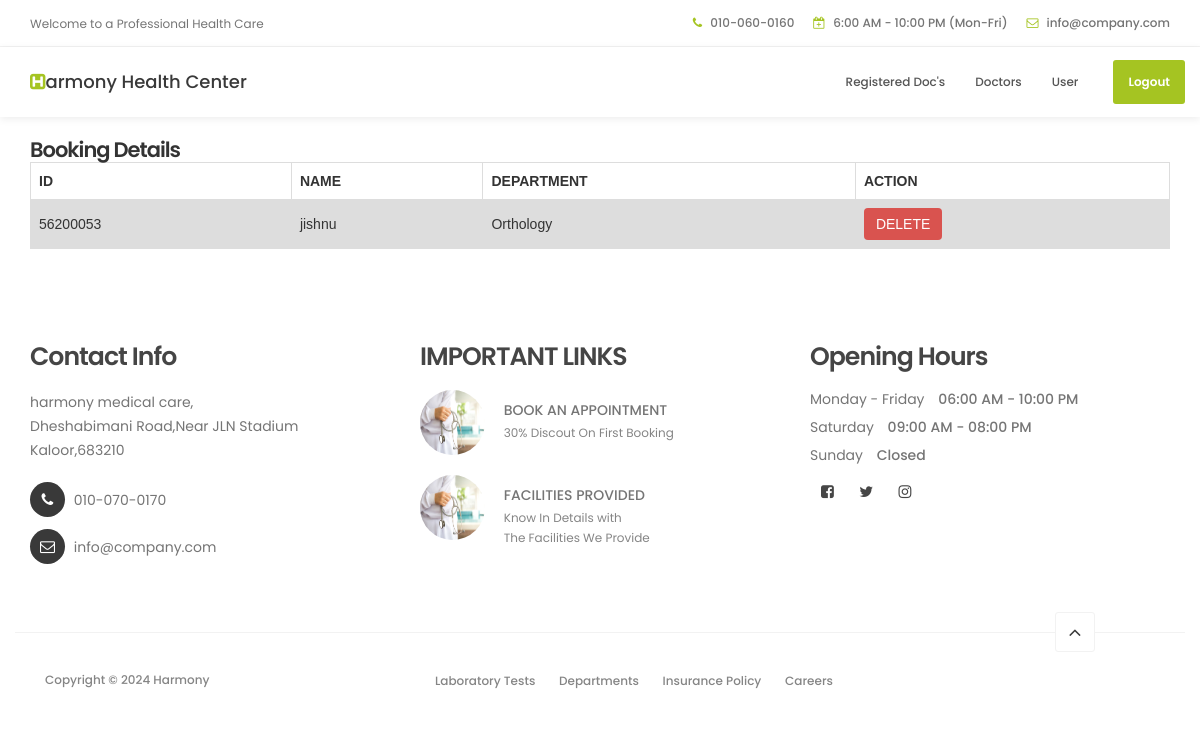
The app's page /docdisp with its own data.
### apphosp/models.py (models this page shows, shortened)
class doctorAdd(models.Model):
    name = models.CharField(max_length=200)
    docId = models.CharField(max_length=200)
    photoDoc = models.FileField(max_length=200)
    department = models.CharField(max_length=200)

### apphosp/views.py (the view)
# urls.py: path('docdisp', views.docdisplay),
def docdisplay(request):
    d = doctorAdd.objects.all()
    return render(request, 'regdocdisplay.html', {'data': d})

### templates/regdocdisplay.html (shortened to what this page needs)
<!DOCTYPE html>
<html lang="en">
<head>
     {% load static %}
     <link rel="stylesheet" href="{% static 'css/bootstrap.min.css' %}">
     <link rel="stylesheet" href="{% static 'css/font-awesome.min.css' %}">
     <link rel="stylesheet" href="{% static 'css/animate.css' %}">
     <link rel="stylesheet" href="{% static 'css/owl.carousel.css' %}">
     <link rel="stylesheet" href="{% static 'css/owl.theme.default.min.css' %}">
     <link rel="stylesheet" href="{% static 'css/tooplate-style.css' %}">
</head>
<body>
<header>
          <div class="container">
               <div class="row">
                    <div class="col-md-4 col-sm-5">
                         <p>Welcome to a Professional Health Care</p>
                    </div>
                    <div class="col-md-8 col-sm-7 text-align-right">
                         <span class="phone-icon"><i class="fa fa-phone"></i> 010-060-0160</span>
                         <span class="date-icon"><i class="fa fa-calendar-plus-o"></i> 6:00 AM - 10:00 PM (Mon-Fri)</span>
                         <span class="email-icon"><i class="fa fa-envelope-o"></i> <a href="https://www.google.com/intl/en-US/gmail/about/">info@company.com</a></span>
                    </div>
               </div>
          </div>
     </header>
     <section class="navbar navbar-default navbar-static-top" role="navigation">
          <div class="container">
               <div class="navbar-header">
                    <a href="index.html" class="navbar-brand"><i class="fa fa-h-square"></i>armony Health Center</a>
               </div>
               <div class="collapse navbar-collapse">
                    <ul class="nav navbar-nav navbar-right">
                         <li><a href="#" class="smoothScroll">Registered Doc's</a></li>
                         <li><a href="docform" class="smoothScroll">Doctors</a></li>
                         <li><a href="admnhome" class="smoothScroll">User</a></li>
                         <li class="appointment-btn"><a href="logot">Logout</a></li>
                    </ul>
               </div>
          </div>
     </section>
<section class="tables-sec container">
     <h3>Booking Details</h3>
     {% if data %}
     <table>
          <tr>
               <th>ID</th>
               <th>NAME</th>
               <th>DEPARTMENT</th>
               <th>ACTION</th>
          </tr>
          {% for i in data %}
          <tr>
               <td>{{i.docId}}</td>
               <td>{{i.name}}</td>
               <td>{{i.department}}</td>
               <td><a href="/docdel/{{i.id}}" style="border: 0;outline:none;" class="btn btn-danger">DELETE</a></td>
          </tr>
          {% endfor %}
     </table>
     {% else %}
          <h3>NO PENDING APPOINTMENTS </h3>
     {% endif %}
</section>
     <footer data-stellar-background-ratio="5" id="foot">
          <div class="container">
               <div class="row">
                    <div class="col-md-4 col-sm-4">
                         <div class="footer-thumb">
                              <h4 class="wow fadeInUp" data-wow-delay="0.4s">Contact Info</h4>
                              <p>harmony medical care,<br>Dheshabimani Road,Near JLN Stadium<br>Kaloor,683210</p>
                              <div class="contact-info">
                                   <p><i class="fa fa-phone"></i> 010-070-0170</p>
                                   <p><i class="fa fa-envelope-o"></i> <a href="#">info@company.com</a></p>
                              </div>
                         </div>
                    </div>
                    <div class="col-md-4 col-sm-4">
                         <div class="footer-thumb">
                              <h4 class="wow fadeInUp" data-wow-delay="0.4s">IMPORTANT LINKS</h4>
                              <div class="latest-stories">
                                   <div class="stories-image">
                                        <a href="#"><img src="{% static 'images/news-image.jpg' %}" class="img-responsive" alt=""></a>
                                   </div>
                                   <div class="stories-info">
                                        <a href="#"><h5>BOOK AN APPOINTMENT</h5></a>
                                        <span> 30% Discout On First Booking</span>
                                   </div>
                              </div>
                              <div class="latest-stories">
                                   <div class="stories-image">
                                        <a href="#"><img src="{% static 'images/news-image.jpg' %}" class="img-responsive" alt=""></a>
                                   </div>
                                   <div class="stories-info">
                                        <a href="#"><h5>FACILITIES PROVIDED</h5></a>
                                        <span>Know In Details with<br>The Facilities We Provide</span>
                                   </div>
                              </div>
                         </div>
                    </div>
                    <div class="col-md-4 col-sm-4">
                         <div class="footer-thumb">
                              <div class="opening-hours">
                                   <h4 class="wow fadeInUp" data-wow-delay="0.4s">Opening Hours</h4>
                                   <p>Monday - Friday <span>06:00 AM - 10:00 PM</span></p>
                                   <p>Saturday <span>09:00 AM - 08:00 PM</span></p>
                                   <p>Sunday <span>Closed</span></p>
                              </div>
                              <ul class="social-icon">
                                   <li><a href="https://www.facebook.com/tooplate" class="fa fa-facebook-square" attr="facebook icon"></a></li>
                                   <li><a href="#" class="fa fa-twitter"></a></li>
                                   <li><a href="#" class="fa fa-instagram"></a></li>
                              </ul>
                         </div>
                    </div>
                    <div class="col-md-12 col-sm-12 border-top">
                         <div class="col-md-4 col-sm-6">
                              <div class="copyright-text">
                                   <p>Copyright &copy; 2024 Harmony
                              </div>
                         </div>
                         <div class="col-md-6 col-sm-6">
                              <div class="footer-link">
                                   <a href="#">Laboratory Tests</a>
                                   <a href="#">Departments</a>
                                   <a href="#">Insurance Policy</a>
                                   <a href="#">Careers</a>
                              </div>
                         </div>
                         <div class="col-md-2 col-sm-2 text-align-center">
                              <div class="angle-up-btn">
                                  <a href="#top" class="smoothScroll wow fadeInUp" data-wow-delay="1.2s"><i class="fa fa-angle-up"></i></a>
                              </div>
                         </div>
                    </div>
               </div>
          </div>
     </footer>
</body>
</html>

### static/css/tooplate-style.css (style rules this page uses)
body { background: #ffffff; font-family: 'Poppins', sans-serif; overflow-x: hidden; }
h1,h2,h3,h4,h5,h6 { font-weight: 600; line-height: inherit; }
h1,h2,h3,h4 { letter-spacing: -1px; }
h5 { font-weight: 500; }
h3 { font-size: 1.8em; line-height: 1.2em; margin-bottom: 0; }
h4 { color: #454545; font-size: 1.8em; padding-bottom: 2px; }
p { color: #757575; font-size: 14px; font-weight: normal; line-height: 24px; }
html { -webkit-font-smoothing: antialiased; }
a { color: #252525; -webkit-transition: 0.5s; transition: 0.5s; text-decoration: none !important; }
.text-align-right { text-align: right; }
.text-align-center { text-align: center; }
.border-top { border-top: 1px solid #f2f2f2; margin-top: 4em; padding-top: 2.5em; }
header { background: #ffffff; border-bottom: 1px solid #f2f2f2; display: flex; height: 45px; }
header .col-md-8 { padding-right: 0; }
header p, header span { font-size: 12px; line-height: 24px; padding-top: 12px; }
header a, header span { color: #747474; }
header span { font-weight: 500; display: inline-block; padding: 11px 15px; }
header span.date-icon { border-left: 1px solid #f2f2f2; border-right: 1px solid #f2f2f2; padding-right: 19px; padding-left: 19px; }
header span i { color: #a5c422; margin-right: 5px; }
.navbar-default { background: #ffffff; box-shadow: 0 2px 8px rgba(0,0,0,.075); border: none; margin-bottom: 0; padding: 10px; }
.navbar-default .navbar-brand { color: #393939; font-weight: 500; }
.navbar-default .navbar-brand .fa { color: #a5c422; }
.navbar-default .navbar-nav li.appointment-btn { margin: 3px 0 0 20px; }
.navbar-default .navbar-nav li.appointment-btn a { background: #a5c422; border-radius: 3px; color: #ffffff; font-weight: 600; padding-top: 12px; padding-bottom: 12px; }
.navbar-default .navbar-nav li a { color: #555555; font-size: 12px; font-weight: 500; padding-right: 20px; padding-left: 20px; -webkit-transition: all ease-in-out 0.4s; transition: all ease-in-out 0.4s; }
footer { padding-top: 80px; padding-bottom: 40px; }
footer h4 { padding-bottom: 5px; }
footer a { color: #757575; }
.contact-info { padding-top: 10px; }
.contact-info .fa { background: #393939; border-radius: 100%; color: #ffffff; font-size: 15px; width: 35px; height: 35px; line-height: 35px; text-align: center; margin-right: 5px; margin-bottom: 2px; }
.latest-stories { margin-bottom: 20px; }
.stories-image, .stories-info { display: inline-block; vertical-align: top; }
.stories-image img { border-radius: 100%; width: 65px; height: 65px; }
.stories-info { margin-left: 15px; }
.stories-info h5 { margin-bottom: 2px; }
.stories-info span { color: #858585; font-size: 12px; }
.opening-hours p { line-height: 18px; }
.opening-hours span { font-weight: 500; display: inline-block; padding-left: 10px; }
.copyright-text p, .footer-link a { color: #858585; font-size: 12px; font-weight: 500; }
.footer-link a { font-size: 12px; display: inline-block; padding: 0 10px; margin-top: 4px; }
.angle-up-btn { position: relative; bottom: 4em; display: block; }
.angle-up-btn a { background: #ffffff; border: 1px solid #f2f2f2; border-radius: 3px; font-size: 20px; color: #393939; display: inline-block; text-align: center; width: 40px; height: 40px; line-height: 38px; transition: transform 0.1s ease-in; transform: translateX(0); }
.social-icon { position: relative; padding: 0; margin: 0; }
.social-icon li { display: inline-block; list-style: none; }
.social-icon li a { border-radius: 100px; color: #464646; font-size: 15px; width: 35px; height: 35px; line-height: 35px; text-decoration: none; text-align: center; transition: all 0.4s ease-in-out; position: relative; }
@media only screen and (max-width: 1200px) { h3 { font-size: 1.5em; } }
@media only screen and (max-width: 1200px) { header { height: inherit; } }
@media only screen and (max-width: 1200px) { header span.date-icon { border: 0; padding-right: 0; padding-left: 0; } }
@media only screen and (max-width: 1200px) { header span.email-icon { padding-top: 0; } }
@media only screen and (max-width: 1200px) { .navbar-default .navbar-nav li a { padding-right: 15px; padding-left: 15px; } }

### templates/regdocdisplay.html (style rules this page uses)
table { font-family: arial, sans-serif; width: 100%; border-collapase: collapse; }
td,th { border: 1px solid #dddddd; text-align: left; padding: 8px; }
tr:nth-child(even) { background-color: #dddddd; }

### records on screen
doctorAdd: docId "56200053", name "jishnu", department "Orthology"
